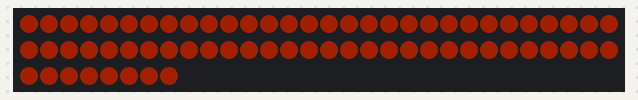
This sketch was run on a simulated Arduino Uno, built with avr-gcc and run on an emulated ATmega328P. Parts: 68 RGB LEDs in strip order, left to right, continuing on the next row. Dim RGB values are drawn brighter than linear.

Above: at 0.01 s.

The sketch:

AnglerFish.ino
```cpp
   #include <Adafruit_NeoPixel.h>

/*
 * 16G wire colors:
 *    White:  Data
 *    Brown:  Ground
 *    Yellow: 5v
 *
 * Treating the lighting as one long Neopixel array of 68 lights, this is how the placement and indices are laid out
 *
 * Lighting Object          | Indices |  Quantity LEDs
 * ---------------------------------------------------
 * Right FRONT (lg ring)     [  0 - 15 ]       16
 * Right REAR (sm ring)      [ 16 - 27 ]       12
 * Left  REAR (sm ring)      [ 28 - 39 ]       12
 * Left  FRONT (lg ring)     [ 40 - 55 ]       16
 * Bulb                      [ 56 - 67 ]       12
 * ---------------------------------------------------
*/

#define PIN    6
#define N_LEDS 68
Adafruit_NeoPixel strip = Adafruit_NeoPixel(N_LEDS, PIN, NEO_GRB + NEO_KHZ800);

#define MY_COLOR strip.Color(25,5,0)

void setup() {
  strip.begin();
}

void loop() {
 pulse();
 delay(750);
}

// Iterates through the 4 rings to create a pulsing effect
static void pulse() {
  for(uint16_t i=0; i<N_LEDS; i++) {
    strip.setPixelColor(i, strip.Color(35,7,0));
  }
  strip.show();
  delay(40);

    for(uint16_t i=0; i<N_LEDS; i++) {
    strip.setPixelColor(i, strip.Color(32,7,0));
  }
  strip.show();
  delay(40);

    for(uint16_t i=0; i<N_LEDS; i++) {
    strip.setPixelColor(i, strip.Color(32,6,0));
  }
  strip.show();
  delay(40);

  for(uint16_t i=0; i<N_LEDS; i++) {
    strip.setPixelColor(i, strip.Color(30,6,0));
  }
  strip.show();
  delay(40);

  for(uint16_t i=0; i<N_LEDS; i++) {
    strip.setPixelColor(i, strip.Color(27,6,0));
  }
  strip.show();
  delay(40);

  for(uint16_t i=0; i<N_LEDS; i++) {
    strip.setPixelColor(i, strip.Color(27,5,0));
  }
  strip.show();
  delay(40);

  for(uint16_t i=0; i<N_LEDS; i++) {
    strip.setPixelColor(i, strip.Color(25,5,0));
  }
  strip.show();
  delay(40);

  for(uint16_t i=0; i<N_LEDS; i++) {
    strip.setPixelColor(i, strip.Color(23,5,0));
  }
  strip.show();
  delay(40);

  for(uint16_t i=0; i<N_LEDS; i++) {
    strip.setPixelColor(i, strip.Color(22,4,0));
  }
  strip.show();
  delay(40);

  for(uint16_t i=0; i<N_LEDS; i++) {
    strip.setPixelColor(i, strip.Color(20,4,0));
  }
  strip.show();
  delay(40);

    for(uint16_t i=0; i<N_LEDS; i++) {
    strip.setPixelColor(i, strip.Color(17,4,0));
  }
  strip.show();
  delay(40);

      for(uint16_t i=0; i<N_LEDS; i++) {
    strip.setPixelColor(i, strip.Color(16,3,0));
  }
  strip.show();
  delay(40);

  for(uint16_t i=0; i<N_LEDS; i++) {
    strip.setPixelColor(i, strip.Color(15,3,0));
  }
  strip.show();
  delay(40);

    for(uint16_t i=0; i<N_LEDS; i++) {
    strip.setPixelColor(i, strip.Color(13,3,0));
  }
  strip.show();
  delay(40);

      for(uint16_t i=0; i<N_LEDS; i++) {
    strip.setPixelColor(i, strip.Color(12,2,0));
  }
  strip.show();
  delay(40);

  for(uint16_t i=0; i<N_LEDS; i++) {
    strip.setPixelColor(i, strip.Color(10,2,0));
  }
  strip.show();
    delay(40);

      for(uint16_t i=0; i<N_LEDS; i++) {
    strip.setPixelColor(i, strip.Color(7,2,0));
  }
  strip.show();
  delay(40);

      for(uint16_t i=0; i<N_LEDS; i++) {
    strip.setPixelColor(i, strip.Color(7,1,0));
  }
  strip.show();
  delay(40);

  for(uint16_t i=0; i<N_LEDS; i++) {
    strip.setPixelColor(i, strip.Color(5,1,0));
  }
  strip.show();
  delay(40);

  for(uint16_t i=0; i<N_LEDS; i++) {
    strip.setPixelColor(i, strip.Color(4,1,0));
  }
  strip.show();
  delay(40);

  for(uint16_t i=0; i<N_LEDS; i++) {
    strip.setPixelColor(i, strip.Color(3,1,0));
  }
  strip.show();
  delay(40);

  for(uint16_t i=0; i<N_LEDS; i++) {
    strip.setPixelColor(i, strip.Color(2,0,0));
  }
  strip.show();
  delay(40);

for(uint16_t i=0; i<N_LEDS; i++) {
    strip.setPixelColor(i, strip.Color(1,0,0));
  }
  strip.show();
  delay(40);

  for(uint16_t i=0; i<N_LEDS; i++) {
    strip.setPixelColor(i, strip.Color(0,0,0));
  }
  strip.show();
}
```
